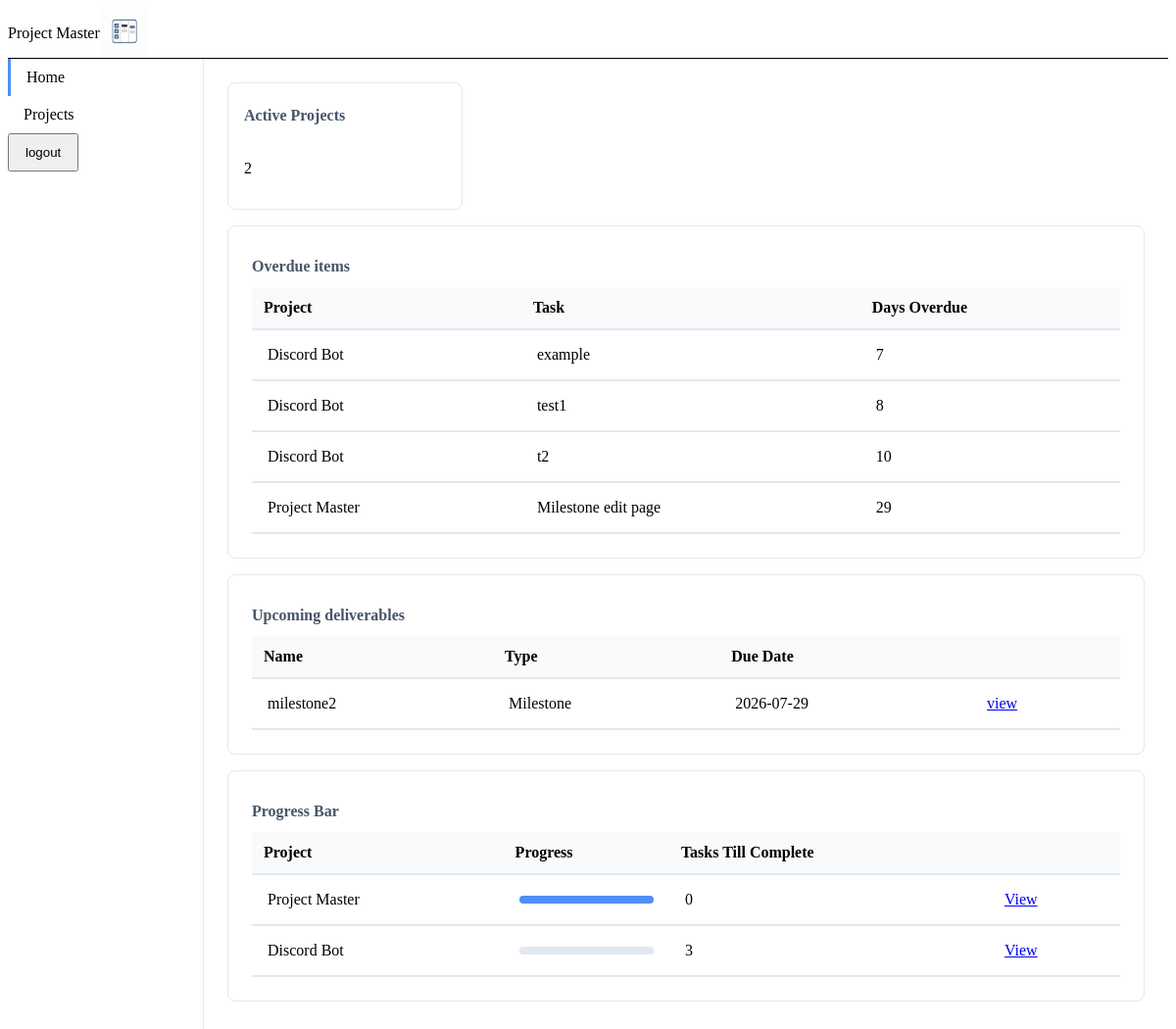
The page /dashboard (signed in) on the database its author committed.
### models.py (models this page shows)
class Task(db.Model):
    taskId: Mapped[int] = mapped_column(primary_key=True)
    projectId: Mapped[int] = mapped_column(ForeignKey('project.projectId'), nullable=False)
    milestoneId: Mapped[Optional[int]] = mapped_column(ForeignKey('milestone.milestoneId'), nullable=True)
    taskName:Mapped[str] = mapped_column(nullable=False)
    description:Mapped[str] = mapped_column(nullable=True)
    dueDate: Mapped[Optional[date]] = mapped_column(Date, nullable=True)
    status: Mapped[str] = mapped_column(nullable=False)
    createdAt:Mapped[datetime] = mapped_column(default=lambda: datetime.now(timezone.utc),nullable=False)

class Project(db.Model):
    projectId: Mapped[int] = mapped_column(primary_key=True)
    userId: Mapped[int] = mapped_column(ForeignKey('user.userId'), nullable=False)
    projectName:Mapped[str] = mapped_column(nullable=False)
    description:Mapped[str] = mapped_column(nullable=True)
    startDate: Mapped[Optional[date]] = mapped_column(Date,nullable=True)
    status: Mapped[str] = mapped_column(nullable=False)
    createdAt:Mapped[datetime] = mapped_column(default=lambda: datetime.now(timezone.utc) ,nullable=False)

class Milestone(db.Model):
    milestoneId: Mapped[int] = mapped_column(primary_key=True)
    projectId: Mapped[int] = mapped_column(ForeignKey('project.projectId'), nullable=False)
    milestoneName:Mapped[str] = mapped_column(nullable=False)
    description:Mapped[str] = mapped_column(nullable=True)
    startDate: Mapped[date] = mapped_column(Date, nullable=False)
    endDate: Mapped[date] = mapped_column(Date, nullable=False)
    status: Mapped[str] = mapped_column(nullable=False)
    createdAt:Mapped[datetime] = mapped_column(default=lambda: datetime.now(timezone.utc) ,nullable=False)

### app.py (the view)
@app.route('/dashboard', methods=['GET','POST'])
@login_required
def dashboard():
    num_of_active_project = db.session.scalar(select(func.count(Project.projectId)).where(
        Project.userId == current_user.userId,
        Project.status == 'active'
    ))
    today = date.today()
    seven_days_later = today + timedelta(7)
    stmt = (
        select(Milestone)
        .join(Project,Project.projectId == Milestone.projectId)
        .where(
            Milestone.status != 'Completed',
            Project.userId == current_user.userId,
            Project.status != 'completed',
            today <= Milestone.endDate,
            Milestone.endDate <= seven_days_later
        )
    )
    upcoming_milestones = db.session.execute(stmt).scalars().all()
    stmt = (
        select(Task)
        .join(Project, Project.projectId == Task.projectId)
        .where(
            Project.userId == current_user.userId,
            Task.status != 'Completed',
            Task.milestoneId.is_(None),
            today <= Task.dueDate,
            Task.dueDate <= seven_days_later
        )
    )
    upcoming_standalone_tasks = db.session.execute(stmt).scalars().all()
    stmt = (
        select(Task, func.coalesce(Task.dueDate,Milestone.endDate).label('due_date'))
        .join(Milestone, Task.milestoneId == Milestone.milestoneId)
        .join(Project, Project.projectId == Task.projectId)
        .where(
            Task.milestoneId.is_not(None),
            Task.status != 'Completed',
            Project.userId == current_user.userId,
            Project.status != 'completed',
            today <= Milestone.endDate,
            Milestone.status != 'Completed',
            Milestone.endDate <= seven_days_later
        )
    )
    upcoming_milestone_tasks = db.session.execute(stmt).all()
    normalized = []
    for m in upcoming_milestones:
        normalized.append({'type':'Milestone', 'name':m.milestoneName, 'due': m.endDate, 'project_link': url_for('project_detail', projectId=m.projectId)})
    for mt, due_date in upcoming_milestone_tasks:
        normalized.append({'type' : 'Task', 'name': mt.taskName, 'due' : due_date, 'project_link' : url_for('project_detail', projectId=mt.projectId)})
    for t in upcoming_standalone_tasks:
        normalized.append({'type' : 'Task', 'name' : t.taskName, 'due' : t.dueDate, 'project_link' : url_for('project_detail',projectId=t.projectId)})
    sorted_deliverables = sorted(normalized, key=lambda x:(x['due'], 0 if x['type'] == 'Milestone' else 1))
    stmt = (
        select(
            Project.projectId, Project.projectName,
            func.count(Task.taskId).label('total_tasks'), func.count(Task.taskId).filter(Task.status == 'Completed').label('completed_tasks')
        )
        .join(Task, Task.projectId == Project.projectId)
        .where(Project.userId == current_user.userId, Project.status != 'completed')
        .group_by(Project.projectId)
    )
    tasks = db.session.execute(stmt).all()
    normalized = []
    for t in tasks :
        percent = ( t.completed_tasks/t.total_tasks ) * 100 if t.total_tasks > 0 else 0
        normalized.append({
            'name' : t.projectName, 'id' : t.projectId,
            'ttc' :  t.total_tasks - t.completed_tasks,
            'link' : url_for('project_detail', projectId=t.projectId),
            'percent' : round(percent,1)
        })
    percent_and_ttc = sorted(normalized, key=lambda x : (x['percent'],x['ttc']), reverse=True)
    stmt = (
        select(Milestone, Project.projectName.label('projectName'))
        .join(Project,Project.projectId == Milestone.projectId)
        .where(
            Milestone.status != 'Completed',
            today > Milestone.endDate,
            Project.userId == current_user.userId
        )
    )
    overdue_milestones = db.session.execute(stmt).all()
    stmt = (
        select(Task, func.coalesce(Task.dueDate,Milestone.endDate).label('effective_due_date'), Project.projectName.label('projectName'))
        .join(Project, Project.projectId == Task.projectId)
        .join(Milestone, Milestone.milestoneId == Task.milestoneId)
        .where(Task.milestoneId.is_not(None),
               Project.userId == current_user.userId,
               Task.status != 'Completed',
               func.coalesce(Task.dueDate,Milestone.endDate) < today
        )
    )
    overdue_milestone_tasks = db.session.execute(stmt).all()
    stmt = (
        select(Task, Project.projectName.label('projectName'))
        .join(Project, Task.projectId == Project.projectId)
        .where(
            Task.milestoneId.is_(None),
            Task.status != 'Completed',
            Task.dueDate < today,
            Project.userId == current_user.userId
        )
    )
    stand_alone_tasks = db.session.execute(stmt).all()
    normalized = []
    for m, p in overdue_milestones:
        dod = (today - m.endDate).days
        normalized.append({'task': m.milestoneName, 'project' : p, 'dod' : dod })
    for mt, dd, p in overdue_milestone_tasks:
        dod = (today - dd).days
        normalized.append({'task' : mt.taskName, 'project' : p, 'dod' : dod})
    for t, p in stand_alone_tasks:
        dod = (today - t.dueDate).days
        normalized.append({'task' : t.taskName, 'project' : p, 'dod' : dod})
    overdue_items = sorted(normalized,key = lambda x:x['dod'])
    return render_template(
        'dashboard.html', upcoming_deliverables = sorted_deliverables,
        active_projects=num_of_active_project, percent_and_ttc=percent_and_ttc,
        overdue_items = overdue_items
        )

### app.py (called while the page is built)
@login_manager.user_loader
def load_user(user_id):
    return User.query.get(int(user_id))

### templates/dashboard.html
{% extends "base.html" %}
{% block styles %} <link rel="stylesheet" href="{{ url_for('static', filename='css/dashboard.css') }}"> {% endblock %}
{% block content %}
<div class="dashboard-container" aria-label="Holds your important milestone metric and tables">
  <section class="dashboard-metrics" aria-label="Your metric data section">
    <article class="metric-card">
      <h2 class="metric-title">Active Projects</h2>
      <p>{{ active_projects }}</p>
    </article>
  </section>
  <section class="dashboard-tables" aria-label="Your table data">
    <article class="table-card">
      <h2 class="metric-title">Overdue items</h2>
      <table class="data-table">
          <thead>
              <tr>
                  <th>Project</th>
                  <th>Task</th>
                  <th>Days Overdue</th>
              </tr>
          </thead>
          <tbody>
              {% for i in overdue_items %}
              <tr>
                  <td>{{ i['project'] }}</td>
                  <td>{{ i['task'] }}</td>
                  <td>{{ i['dod'] }}</td>
              </tr>
              {% endfor %}
          </tbody>
      </table>
    </article>
    <article class="table-card">
      <h2 class="metric-title">Upcoming deliverables</h2>
      <table class="data-table">
        <thead>
          <tr>
            <th>Name</th>
            <th>Type</th>
            <th>Due Date</th>
            <th scope="col"></th>
          </tr>
        </thead>
         <tbody>
          {% for item in upcoming_deliverables %}
          <tr>
            <td>{{ item['name'] }}</td>
            <td>{{ item['type'] }}</td>
            <td>{{ item['due'] }}</td>
            <td><a href="{{ item['project_link'] }}">view</a></td>
         </tr>
          {% endfor %}
         </tbody>
      </table>
    </article>
  <article class="table-card" aria-label="Your active project progress bar">
        <h2 class="metric-title">Progress Bar</h2>
        <table class="data-table">
          <thead>
            <tr>
              <th>Project</th>
              <th>Progress</th>
              <th>Tasks Till Complete</th>
              <th scope="col"></th>
            </tr>
          </thead>
          <tbody>
            {% for item in percent_and_ttc %}
            <tr>
              <td> {{ item['name'] }}</td>
              <td>
                <div class="progress-container">
                  <div class="progress-fill" style="width: {{ item['percent']}}%;"></div>
                </div>
              </td>
              <td>{{ item['ttc'] }}</td>
              <td><a href="{{ item['link']  }}">View</a></td>
            </tr>
            {% endfor %}
          </tbody>
        </table>
      </article>
  </section>
</div>
{% endblock  %}

### static/css/base.css (style rules this page uses)
* { box-sizing: border-box; }

### static/css/components.css (style rules this page uses)
.table-card { background-color: var(--surface-1); border: 1px solid #e2e8f0; border-radius: 8px; padding: 24px; text-align: left; }
.data-table { border-collapse: collapse; width: 100%; text-align: left; }
.data-table th { padding: 12px; }
.data-table td { padding: 16px; }
.data-table tr { border-bottom : 2px solid #e2e8f0; }
thead tr { background-color: #f8fafc; }
.progress-container { height: 8px; background-color: #e2e8f0; border-radius: 4px; }
.progress-fill { height: 100%; border-radius: 4px; background-color: #4f8ef7; transition: width 0.3s ease; }
.metric-card { background-color: var(--surface-1); border: 1px solid #e2e8f0; border-radius: 8px; padding: 16px; display: flex; flex-direction: column; gap:8px }
.metric-title { font-size: 1rem; font-weight: 600; color: #475569; margin-bottom: 12px; margin-top: 8px; }

### static/css/dashboard.css (style rules this page uses)
.dashboard-container { max-width: 1100px; margin-left: 0; padding: 24px; }
.dashboard-metrics { display: grid; grid-template-columns: repeat(auto-fit,minmax(180px,240px)); gap: 1rem; margin-bottom: 1rem }
.dashboard-tables { display: flex; flex-direction: column; gap: 1rem; }

### rows shown on the page
Task: project "Discord Bot", task "example", dod "7"
Milestone: project "Discord Bot", task "test1", dod "8"
Task: project "Discord Bot", task "t2", dod "10"
Milestone: project "Project Master", task "Milestone edit page", dod "29"
Milestone: name "milestone2", type "Milestone", due "2026-07-29"
Project: name "Project Master", {{ item['percent'] }} 100.0 (drawn), ttc "0"
Project: name "Discord Bot", ttc "3"

### other values the page prints
{{ active_projects }} "2"
